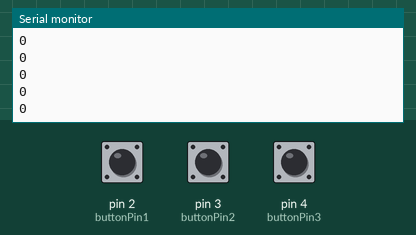
Recording of a sketch running on a simulated Arduino Uno, built with avr-gcc and run on an emulated ATmega328P. Shown: the last lines printed to the serial monitor. The inputs (shaded band) are chosen by the test bench; at power-on: pin 2 (buttonPin1) LOW, pin 3 (buttonPin2) LOW, pin 4 (buttonPin3) LOW.

Above: at 1.2 s.
1.3 s: pin 2 (buttonPin1) pulled HIGH for 0.15 s
2.9 s: pin 3 (buttonPin2) pulled HIGH for 0.15 s
At 3.5 s:
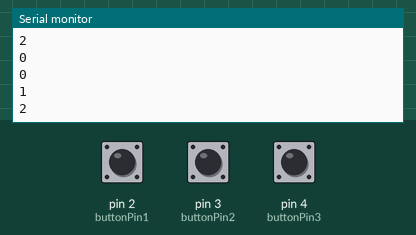
4.5 s: pin 4 (buttonPin3) pulled HIGH for 0.15 s
At 5.1 s:
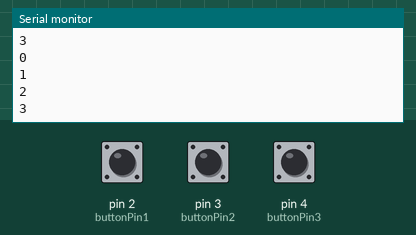
Timing chart, 0 to 7.5 s (numbered marks = the images above; inputs shaded):
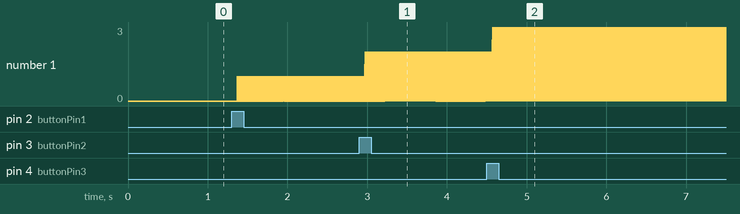

Measured:
- after the input at 2.9 s, the serial monitor: prints a new line after 0.07 s (image 1)
- after the input at 4.5 s, the serial monitor: prints a new line after 0.07 s (image 2)
- plotted number 1: 0 → 3 after the input at 4.5 s

The sketch:

test.ino
```cpp
const int buttonPin1 = 2;
const int buttonPin2 = 3;
const int buttonPin3 = 4;

int buttonState1 = 0;
int buttonState2 = 0;
int buttonState3 = 0;

int a;
int b;
int c;
int count=0;

void setup() {
  // initialize the pushbutton pin as an input:
  pinMode(buttonPin1, INPUT);
  pinMode(buttonPin2, INPUT);
  pinMode(buttonPin3, INPUT);
  Serial.begin(9600);
  a=0;
  b=0;
  c=0;
}

void loop() {
  buttonState1 = digitalRead(buttonPin1);
  buttonState2 = digitalRead(buttonPin2);
  buttonState3 = digitalRead(buttonPin3);

  if (buttonState1 == HIGH)
  {
    a= 1;
  }
    if (buttonState2 == HIGH)
  {
    b = 2;
  }
    if (buttonState3 == HIGH)
   {
    c = 3;
  }
  Serial.println(a);
  Serial.println(b);
  Serial.println(c);
  Serial.println(count);
}
```
